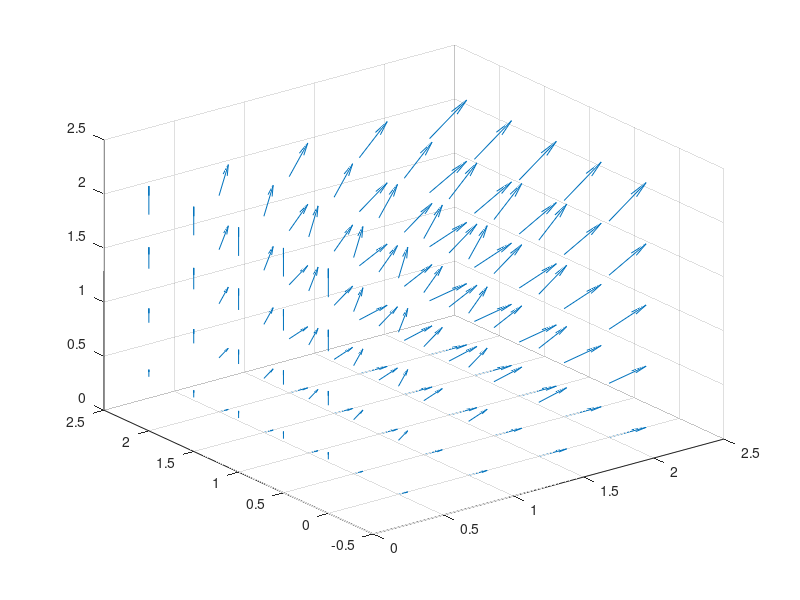
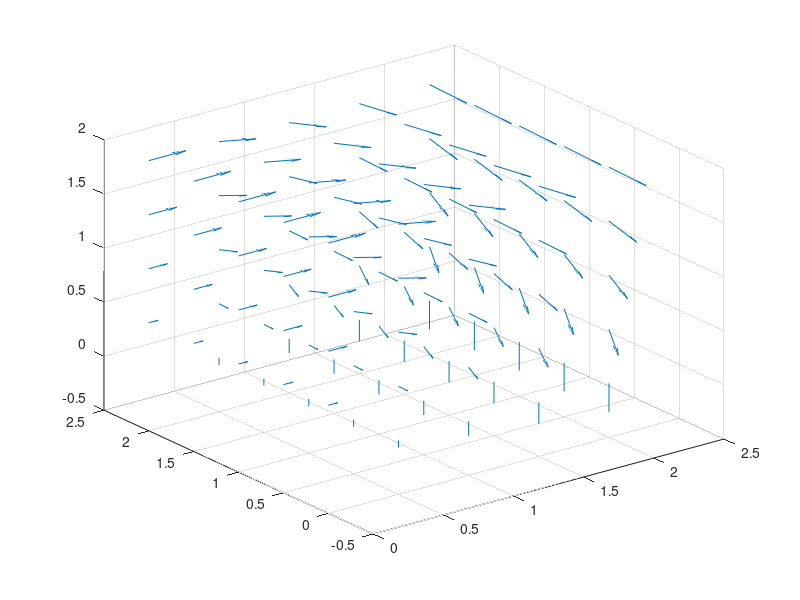
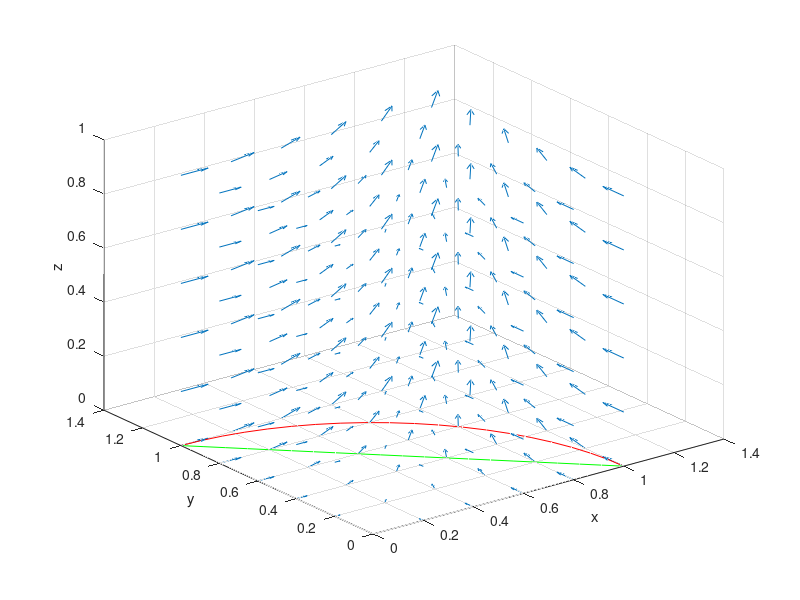

MATLAB code for these plots, in order:
%EDM Workshop2 
%Q1.5
%plot the vector field F of parts (b)
x=0:.5:2;
y=0:.5:2;
z=0:.5:2;
[xx,yy,zz]=meshgrid(x,y,z);
Fxx=xx;
Fyy=zeros(size(yy));
Fzz=zz;
figure(1);
quiver3(xx,yy,zz,Fxx,Fyy,Fzz);
%plot the vector field F of parts (c)
Fxxnew=zz;
Fyynew=zeros(size(yy));
Fzznew=-xx;
figure(2);
quiver3(xx,yy,zz,Fxxnew,Fyynew,Fzznew);
%Discuss the relationship between the computed
%divergence and curl with the vector field plots obtained
%Q2.1.7
x = 0:.2:1;
y = x; z = x;
[xx,yy,zz] = meshgrid(x,y,z);
Exx = yy; Eyy = xx; Ezz = 0*xx;
figure(3);
quiver3(xx,yy,zz,Exx,Eyy,Ezz);
xlabel('x'); ylabel('y'); zlabel('z');
grid on; hold on;
P1 = [1;0;0]; P2 = [0;1;0];
s = 0:.05:1;
L1 = P1*(1 - s) + P2*s;
L2 = P1*cos(pi*s/2) + P2*sin(pi*s/2);
plot3(L1(1,:),L1(2,:),L1(3,:),'g');
plot3(L2(1,:),L2(2,:),L2(3,:),'r');